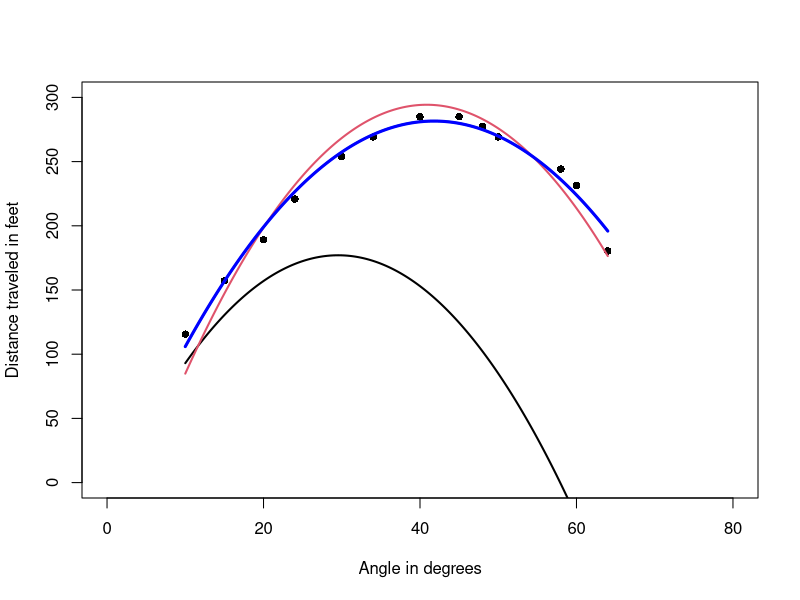

This figure's R source:
# The numbers below show the horizontal distance (in feet) traveled by a
# baseball hit at various angles. The initial speed of the ball at the bat
# is constant.

x <- c(10, 15, 20, 24, 30, 34, 40, 45, 48, 50, 58, 60, 64)
y <- c(115.6, 157.2, 189.2, 220.8, 253.8, 269.2, 284.8, 285.0, 277.4,
       269.2, 244.2, 231.4, 180.4)

plot(x, y, xlab = "Angle in degrees", ylab = "Distance traveled in feet", ylim = c(0, 300), xlim = c(0, 80), pch = 16)

# TH.O = (alpha, beta, gamma, sigma^2)
#TH.O <- c(-15, 16, -0.20, 50)
x.seq <- seq(min(x), max(x), length = 1000)
#y.seq <- TH.O[1] + TH.O[2] * x.seq + TH.O[3] * x.seq^2
#points(x.seq, y.seq, type = "l", col = 2, lty = 1, lwd = 2)

# Newton-Raphson Algorithm

n <- length(x)
sum.y <- sum(y)
sum.x <- sum(x)
sum.x2 <- sum(x^2)
sum.x3 <- sum(x^3)
sum.x4 <- sum(x^4)
sum.xy <- sum(x*y)
sum.x2y <- sum((x^2)*y)
sum.x3y <- sum((x^3)*y)

TH.N <- rep(0, 4)
TH.O <- c(-15, 13, -0.22, 50)

r <- 1
repeat{

cat("Number of iteration\n", r, "\n")
cat("Estimates\n", TH.O, "\n\n\n")

y.seq <- TH.O[1] + TH.O[2] * x.seq + TH.O[3] * x.seq^2
points(x.seq, y.seq, type = "l", col = r, lty = 1, lwd = 2)
Sys.sleep(5)
r <- r + 1

alpha <- TH.O[1]
beta <- TH.O[2]
gamma <- TH.O[3]
sigma2 <- TH.O[4]

SSR <- sum((y - alpha - beta * x - gamma * x^2)^2)
G.a <- (sum.y - n* alpha - sum.x * beta - sum.x2 * gamma)/sigma2
G.b <- (sum.xy - sum.x * alpha - sum.x2 * beta - sum.x3 * gamma)/sigma2
G.t <- (sum.x2y - sum.x2 * alpha - sum.x3 * beta - sum.x4 * gamma)/sigma2
G.s2 <- -n/(2*sigma2) + (1/(2 * (sigma2^2))) * SSR

H.aa <- -n/sigma2
H.ab <- -sum.x/sigma2
H.at <- -sum.x2/sigma2
H.as2 <- (-1/sigma2^2) * (sum.y - n* alpha - sum.x * beta - sum.x2 * gamma)
H.bb <- -sum.x2/sigma2
H.bt <- -sum.x3/sigma2
H.bs2 <- (-1/sigma2^2) * (sum.xy - sum.x * alpha - sum.x2 * beta - sum.x3 * gamma)
H.tt <- -sum.x4/sigma2
H.ts2 <- (-1/sigma2*2) * (sum.x2y - sum.x2 * alpha - sum.x3 * beta - sum.x4 * gamma)
H.s2s2 <- (n/2*(sigma2^2)) - (1/(sigma2^3)) * SSR

G <- c(G.a, G.b, G.t, G.s2)
H <- matrix(c(H.aa, H.ab, H.at, H.as2,
              H.ab, H.bb, H.bt, H.bs2,
              H.at, H.bt, H.tt, H.ts2,
              H.as2, H.bs2, H.ts2, H.s2s2),
              ncol = 4, byrow = T)
TH.N <- TH.O - solve(H) %*% c(G)

ifelse((abs(TH.N[1] - TH.O[1]) < 0.0001) && (abs(TH.N[2] - TH.O[2]) < 0.0001) && (abs(TH.N[3] - TH.O[3]) < 0.0001) && (abs(TH.N[4] - TH.O[4]) < 0.00001), break, TH.O <- TH.N)
}

cat("Final estimates\n", TH.N, "\n\n")
y.seq <- TH.N[1] + TH.N[2] * x.seq + TH.N[3] * x.seq^2
points(x.seq, y.seq, type = "l", col = "blue", lty = 1, lwd = 3)
